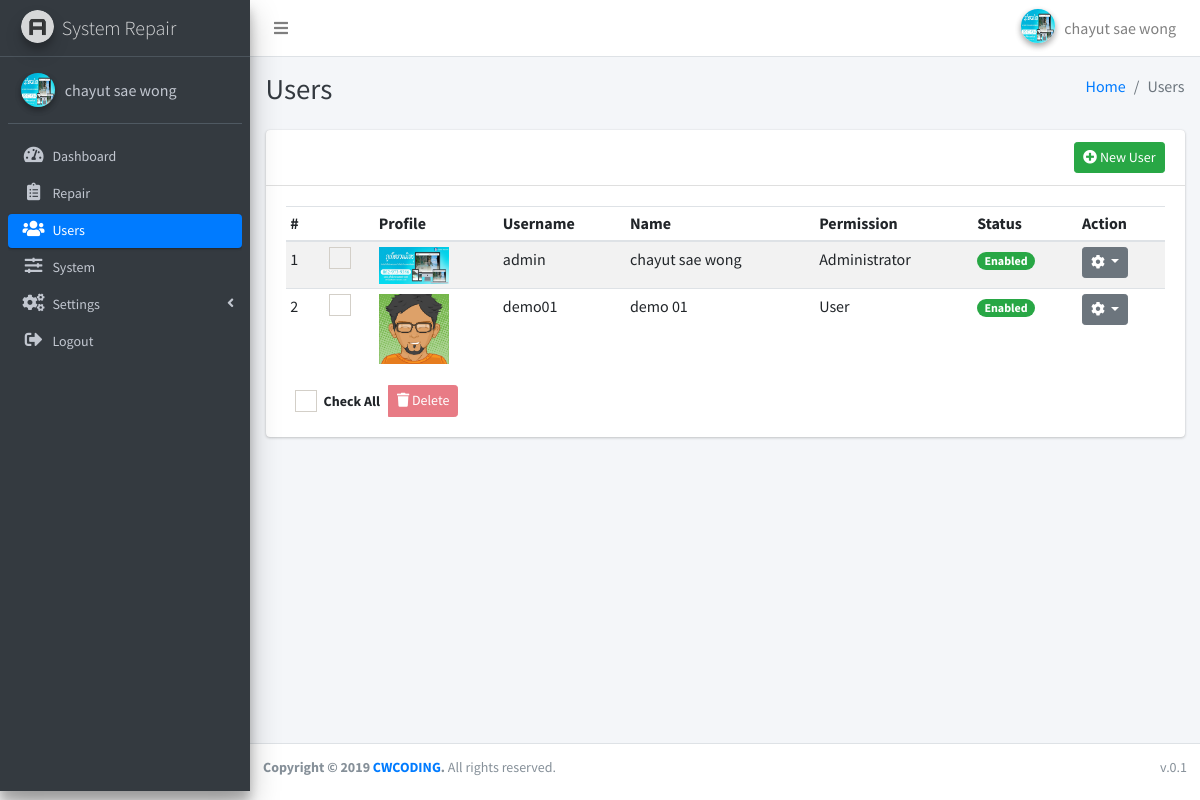
The app's page /index.php?page=users (signed in) with its own data.
### tables this page shows
CREATE TABLE `system` (
  `id` int(11) NOT NULL,
  `title` varchar(100) NOT NULL,
  `name` varchar(100) NOT NULL,
  `updated_at` timestamp NOT NULL DEFAULT current_timestamp() ON UPDATE current_timestamp(),
  `created_at` timestamp NOT NULL DEFAULT current_timestamp()
);

CREATE TABLE `users` (
  `id` int(11) NOT NULL,
  `username` varchar(100) NOT NULL,
  `password` varchar(100) NOT NULL,
  `first_name` varchar(100) NOT NULL,
  `last_name` varchar(100) NOT NULL,
  `gender` enum('M','F') NOT NULL,
  `birthdate` date NOT NULL,
  `email` varchar(100) NOT NULL,
  `phone_number` varchar(20) NOT NULL,
  `profile` varchar(100) NOT NULL,
  `permission` int(11) NOT NULL DEFAULT 2,
  `status` enum('Y','N') NOT NULL DEFAULT 'N',
  `updated_at` timestamp NOT NULL DEFAULT current_timestamp() ON UPDATE current_timestamp(),
  `created_at` timestamp NOT NULL DEFAULT current_timestamp()
);

### db_function/function.php (called while the page is built, shortened)
<?php
function fetch_all($fields, $table, $conditions = NULL , $req = NULL){
    global $conn;
    try{
        $stmt = $conn->prepare("SELECT $fields FROM `$table` $conditions ");
        if(!empty($req)){
            foreach($req as $key => $v){
                $stmt->bindParam(":".$key,$v);
            }
        }
        $result = $stmt->execute();
        $data = array();
        while($row = $stmt->fetch(PDO::FETCH_ASSOC)){
          $data[] = $row;
        }
    }catch(PDOException $e){
        echo "Error: " . $e->getMessage();
        die();
    }
    return $data;
}
?>

### apps/users/index.php (the view, shortened to what this page needs)
<?php
  $fields = "*";
  $table = "users";
  $users = fetch_all($fields, $table);
  $permission = fetch_all("`per_id`, `per_name`","permission");
  $permission_txt = array();
  foreach($permission as $per){
    $permission_txt[$per["per_id"]] = $per["per_name"];
  }
?>
<div class="content-wrapper">
  <div class="content-header">
    <div class="container-fluid">
      <div class="row mb-2">
        <div class="col-sm-6">
          <h1 class="m-0 text-dark">Users</h1>
        </div>
        <div class="col-sm-6">
          <ol class="breadcrumb float-sm-right">
            <li class="breadcrumb-item"><a href="./">Home</a></li>
            <li class="breadcrumb-item active">Users</li>
          </ol>
        </div>
      </div>
    </div>
  </div>
  <div class="content">
    <div class="container-fluid">
      <div class="row">
        <div class="col-lg-12">
          <div class="card">
            <div class="card-header">
              <a href="?page=users/add" class="btn btn-success btn-sm float-right"><i class="fas fa-plus-circle"></i>
                New User</a>
            </div>
            <div class="card-body">
              <form action="apps/users/do_users.php?action=delete_all" id="frm" method="POST">
                <div class="table-responsive">
                  <table class="table table-striped table-hover table-sm">
                    <thead>
                      <tr>
                        <th>#</th>
                        <?php if($_SESSION["PERMISSION"] == "1"){?>
                        <th class="text-center"></th>
                        <?php } ?>
                        <th>Profile</th>
                        <th>Username</th>
                        <th>Name</th>
                        <th>Permission</th>
                        <th>Status</th>
                        <th>Action</th>
                      </tr>
                    </thead>
                    <tbody>
                      <?php
                $i = 1;
                  foreach($users as $user){
                    if($user["status"] == "Y"){
                      $status = "Enabled";
                      $bg = "success";
                    }else{
                      $status = "Disabled";
                      $bg = "danger";
                    }
                ?>
                      <tr>
                        <td><?php echo $i++;?></td>
                        <?php if($_SESSION["PERMISSION"] == "1"){?>
                        <td class="text-center">
                          <div class="icheck-primary d-inline">
                            <label for="checK_<?php echo $i;?>">
                            </label>
                          </div>
                        </td>
                        <?php } ?>
                        <td>
                          <?php if(!empty($user["profile"])){ ?>
                          <?php if(file_exists("uploads/users/".$user["profile"])){ ?>
                          <img src="uploads/users/<?php echo $user["profile"];?>" class="picture-show"
                            alt="Profile-img">
                          <?php }else{ ?>
                          <img src="dist/img/avatar04.png" class="picture-show" alt="User Image">
                          <?php } ?>
                          <?php }else{ ?>
                          <img src="dist/img/avatar04.png" class="picture-show" alt="User Image">
                          <?php } ?>
                        </td>
                        <td><?php echo $user["username"];?></td>
                        <td><?php echo $user["first_name"]." ".$user["last_name"];?></td>
                        <td><?php echo $permission_txt[$user["permission"]];?></td>
                        <td><span class="badge badge-<?php echo $bg;?> badge-pill"><?php echo $status;?></span></td>
                        <td>
                          <div class="dropdown">
                            <button class="btn btn-secondary btn-sm dropdown-toggle" type="button"
                              id="dropdownMenuButton" data-toggle="dropdown" aria-haspopup="true" aria-expanded="false">
                              <i class="fas fa-cog"></i>
                            </button>
                          </div>
                        </td>
                      </tr>
                      <?php } ?>
                    </tbody>
                  </table>
                </div>
                <div class="row">
                  <div class="col-md-12">
                    <div class="btn-group">
                      <button type="button" class="btn-sm btn">
                        <div class="icheck-primary d-inline">
                          <label for="checkall">Check All
                          </label>
                        </div>
                      </button>
                      <button type="button" class="btn-sm btn btn-danger btn-delete-all" disabled data-toggle="modal"
                        data-target="#modalDeleteAll"><i class="fas fa-trash"></i>
                        Delete</button>
                    </div>
                  </div>
                </div>
            </div>
          </div>
        </div>
      </div>
    </div>
  </div>
</div>

### include/sidebar.php (shortened to what this page needs)
<?php
$arr_users = array("users","users/add","users/edit");
$arr_repair = array("repair","repair/add","repair/edit");
$arr_dashboard = array("dashboard");
$arr_system = array("system");
$arr_settings = array("category","type","brand","inventory", "inventory/add","inventory/edit","status");
?>
<aside class="main-sidebar sidebar-dark-primary elevation-4">
  <a href="./" class="brand-link">
    <img src="dist/img/AdminLTELogo.png" alt="AdminLTE Logo" class="brand-image img-circle elevation-3"
      style="opacity: .8">
    <span class="brand-text font-weight-light"><?php echo $system["name"];?></span>
  </a>
  <div class="sidebar os-host os-theme-light os-host-overflow os-host-overflow-y os-host-resize-disabled os-host-scrollbar-horizontal-hidden os-host-transition">
    <div class="user-panel mt-3 pb-3 mb-3 d-flex">
      <div class="image">
        <?php if(!empty($_SESSION["PROFILE"])){ ?>
        <?php if(file_exists("uploads/users/".$_SESSION["PROFILE"])){ ?>
        <img src="uploads/users/<?php echo $_SESSION["PROFILE"];?>" class="img-circle elevation-2" alt="Profile-img"
          style="max-width:34px; max-height:34px; min-width:34px; min-height:34px;">
        <?php }else{ ?>
        <img src="dist/img/avatar04.png" class="img-circle elevation-2" alt="User Image">
        <?php } ?>
        <?php }else{ ?>
        <img src="dist/img/avatar04.png" class="img-circle elevation-2" alt="User Image">
        <?php } ?>
      </div>
      <div class="info">
        <a href="?page=profile" class="d-block"><?php echo $_SESSION["FIRST_NAME"] ." ". $_SESSION["LAST_NAME"];?></a>
      </div>
    </div>
    <nav class="mt-2">
      <ul class="nav nav-pills nav-sidebar flex-column nav-compact nav-child-indent text-sm" data-widget="treeview" role="menu" data-accordion="false">
        <li class="nav-item">
          <a href="?page=dashboard" class="nav-link <?php if(in_array($page, $arr_dashboard)){echo "active"; }?>">
            <i class="nav-icon fas fa-tachometer-alt"></i>
            <p>
              Dashboard
            </p>
          </a>
        </li>
        <li class="nav-item">
          <a href="?page=repair" class="nav-link <?php if(in_array($page, $arr_repair)){echo "active"; }?>">
            <i class="nav-icon fas fa-clipboard-list"></i>
            <p>
              Repair
            </p>
          </a>
        </li>
        <li class="nav-item">
          <a href="?page=users" class="nav-link <?php if(in_array($page, $arr_users)){echo "active"; }?>">
            <i class="nav-icon fas fa-users"></i>
            <p>
              Users
            </p>
          </a>
        </li>
        <li class="nav-item">
          <a href="?page=system" class="nav-link <?php if(in_array($page, $arr_system)){echo "active"; }?>">
            <i class="nav-icon fas fa-sliders-h"></i>
            <p>
              System
            </p>
          </a>
        </li>
        <li class="nav-item has-treeview <?php if(in_array($page, $arr_settings)){echo "menu-open"; }?>">
          <a href="#" class="nav-link <?php if(in_array($page, $arr_settings)){echo "active"; }?>">
            <i class="nav-icon fas fa-cogs"></i>
            <p>
              Settings
              <i class="right fas fa-angle-left"></i>
            </p>
          </a>
        </li>
        <li class="nav-item">
          <a href="javascript:void(0);" class="nav-link" data-toggle="modal" data-target="#logoutModal">
            <i class="nav-icon fas fa-sign-out-alt"></i>
            <p>
              Logout
            </p>
          </a>
        </li>
      </ul>
    </nav>
  </div>
</aside>

### index.php (style rules this page uses)
.picture-show { width: 70px; height: auto; }

### records on screen
system: name "System Repair"
users: profile (picture), username "admin", first_name "chayut", last_name "sae wong", permission "Administrator", status "Enabled"
users: username "demo01", first_name "demo", last_name "01", permission "User", status "Enabled"

### other values on screen
$_SESSION["FIRST_NAME"] "chayut"
$_SESSION["LAST_NAME"] "sae wong"
